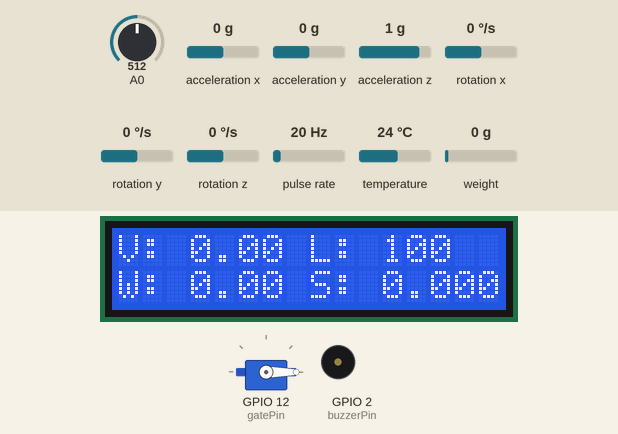
Simulated run of this sketch. Board: ESP8266 (NodeMCU). Parts: 16×2 character LCD, servo, buzzer (waves = sounding, pin HIGH). Wiring (inferred from the names in the program): pulse sensor: data GPIO 13. The inputs (shaded band) are chosen by the test bench; at power-on: acceleration x 0 g, pulse rate 20 Hz, weight on the scale 0 g, A0 = 512, acceleration y 0 g, acceleration z 1 g, rotation x 0 °/s, rotation y 0 °/s, rotation z 0 °/s, temperature 24 °C. WiFi joins after 1.5 s; servers stay silent unless stated.

Above: at 11.4 s.
11.5 s: acceleration x set to -1.4 g
At 15.2 s:
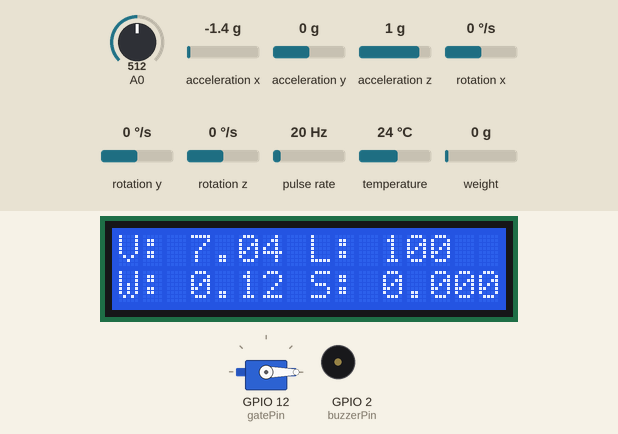
15.3 s: pulse rate (sensor on GPIO 13) set to 4 Hz
At 18.2 s:
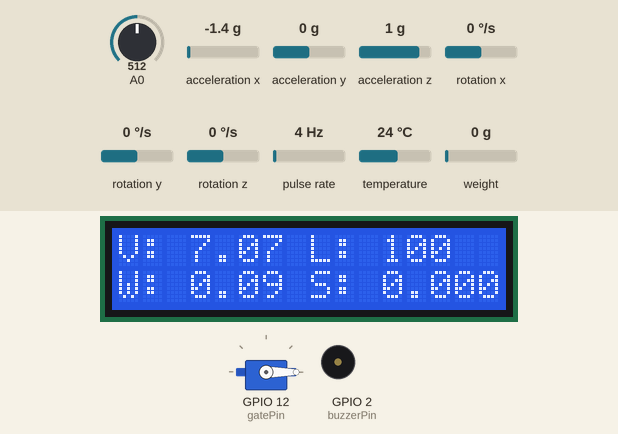
19.3 s: weight on the scale set to 100 g
At 21.1 s:
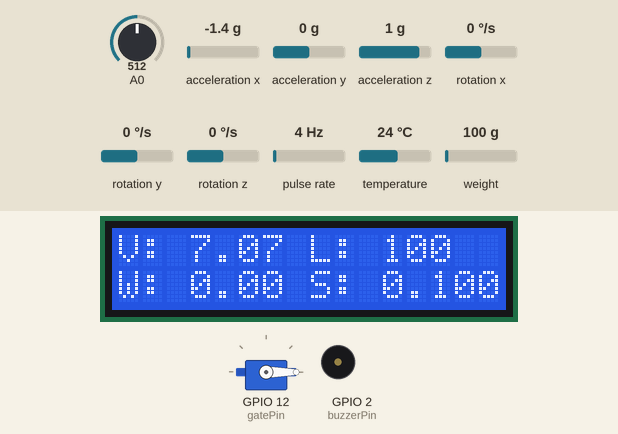
23.3 s: A0 set to 306
At 25.2 s:
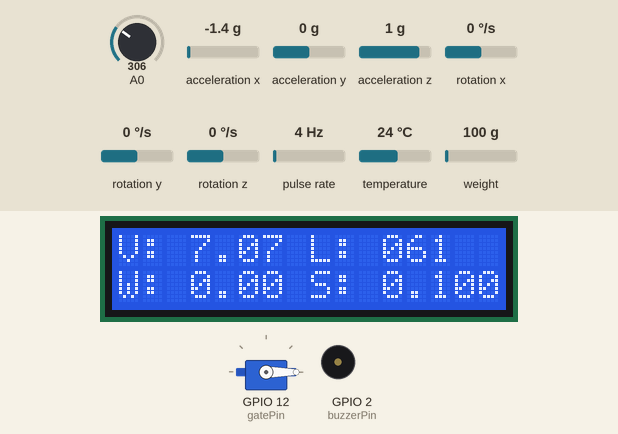
26.4 s: acceleration y set to -1.4 g
At 27.7 s:
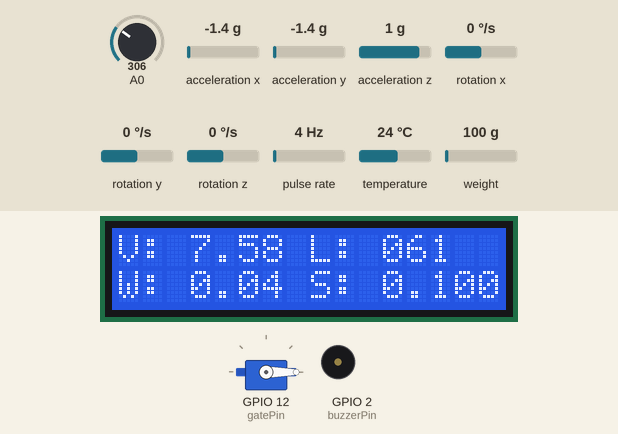
29.4 s: acceleration z set to -1.4 g
At 30.6 s:
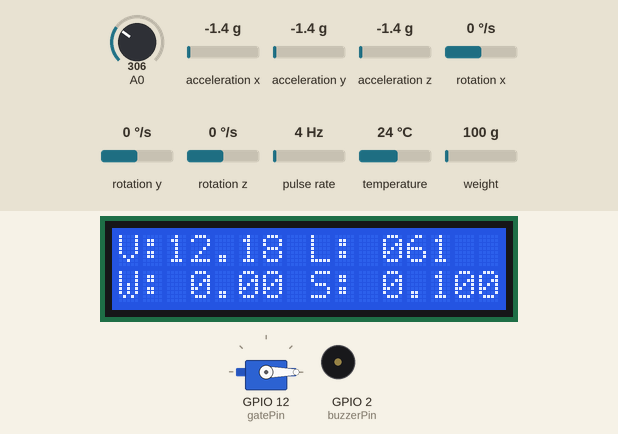
Timing chart, 0 to 32.4 s (numbered marks = the images above; inputs shaded):
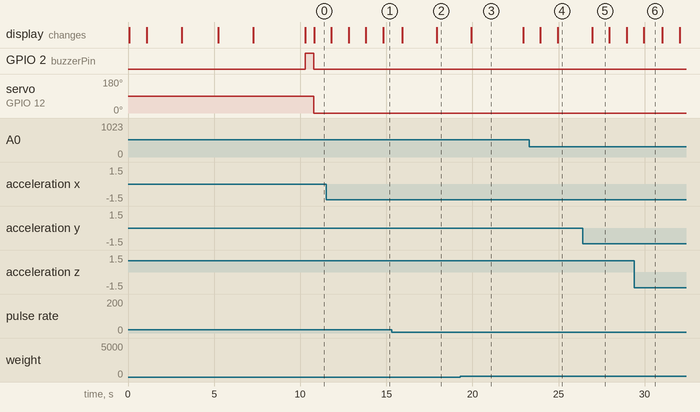

The sketch:

NMCU_AP_V1.4.ino
```cpp
/* CHANGE LOG
   1.0 PRE VER
   1.1
   -- CHANGED : VIBRATION CALCULATION REVISED TO TOTAL MAGNITUDE INSTEAD OF SINGLE AXIS
   1.2
   -- ADDED   : THING SPEAK IMPLEMENTATION
   -- ADDED   : LCD STATS
   -- ADDED   : COMMENT
   -- CHANGED : WIFI CLIENT MODE
   -- REMOVED : MODBUS SUPPORT
   1.3
   -- ADDED   : MOVING AVERAGE FOR VIBRATION
   1.4
   -- ADDED   : LOAD CELL IMPLEMENTATION
   -- ADDED   : NEW THINGSPEAK FIELD 5 FOR LOADCELL
   -- REMOVED : TEMPERATURE DISPLAY IN LCD
   -- CHANGED : LOADCELL DISPLAY IN LCD
   -- CHANGED : PINOUT BUZZER, AND WIND SENSOR
*/

#include <ThingSpeak.h>
#include <LiquidCrystal_I2C.h>
#include <Adafruit_MPU6050.h>
#include <Adafruit_Sensor.h>
#include <Wire.h>
#include <Servo.h>
#include <ESP8266WiFi.h>
#include <HX711.h>

bool printDebug = false;
long DebugLastPrintTime = 0;
long timeout;
enum ConditionStatus {
  NORMAL,
  DANGER,
};
ConditionStatus conditionStatus = NORMAL;

enum ScreenDisplay {
  INIT,
  POSTINIT,
  MPUFAIL,
  WIFIFAIL,
  SERVFAIL,
  CALIBMPU,
  CALIBCELL,
};

// USER DEFINED CONST
const float MAX_WIND = 0.25, MAX_LEVEL = 30, MAX_VIBR = 0.40, MAX_WEIGHT = 0.2, WEIGHT_HYS = 0.1;
const int WIND_HYS = 0, LEVEL_HYS = 0, VIBR_HYS = 0;
//-------------------

long lastNormalFlag, lastDangerFlag;
long lastNormalTime, lastDangerTime;

//WIFI PARAM
//ubah sesuai kebutuhan
const char *ssid = "fahmi";
const char *pass = "indonesiapusaka";

//THINGSPEAK PARAM
unsigned long chNumber = 1278883;
const char *apiKey = "9UHHAHLE6R1U07XA";
WiFiClient _wifiClient;
long lastPushTime;

//ACCELERO PARAM
float normVibration, normTemperature;
float accelGravityCompensator = 0;
float MMA_VIBR_SUM, MMA_VIBR_AVER;
Adafruit_MPU6050 mpu;

//WIND SPEED PARAM
float MMA_TACH_SUM, MMA_TACH_AVER;
const uint16_t PULSE_MINIMUM = 18;
const uint8_t PULSE_PER_REV = 18;
const float DISTANCE_PER_REV = 0.1257;
const byte RPM_MMA_SAMPLING_DATA_COUNT = 2;
volatile int TOTAL_PULSE = 0;
float normWindSpeed;
long timeold;
const uint8_t windPin = 13; //D7
volatile uint32_t lastMicros;

//WATER LEVEL PARAM
int normWaterLevel;
long lastAnalogReadTime = 0;

//LOAD CELLL PARAM
HX711 scale;
const uint8_t dataPin = 14; //d5
const uint8_t clockPin = 0; //d3
float normLoad;
const int SCALE_FACTOR = 400811.111f;
long LoadlastUpdateTime;

//SERVO PARAM
Servo gateControl;
const byte gatePin = 12; //D6

//LCD PARAM
LiquidCrystal_I2C lcd(0x27, 16, 2);
const int updateInterval = 1000;
long LCDlastUpdateTime;

//buzzer param
const byte buzzerPin = 2; //D4

//fungsi interupt untuk mencatat pulse anemometer
ICACHE_RAM_ATTR void rpmFun() {
  if (micros() - lastMicros > 500) {
    TOTAL_PULSE++;
    lastMicros = micros();
  }
}

void setup() {
  lcd.init();
  lcd.backlight();
  Serial.begin(115200);

  WiFi.begin(ssid, pass);
  /* proses koneksi ke wifi, timeout 10 detik
     jika gagal tampilkan pesan wifi gagal di lcd
  */
  timeout = millis();
  while (WiFi.status() != WL_CONNECTED) {
    delay(1000);
    initLCD(INIT);
    if (millis() - timeout >= 10000) {
      lcd.clear();
      while (1) initLCD(WIFIFAIL);
    }
  }
  //inisialisasi sensor vibrasi, jika gagal tampilkan pesan mpu fail di lcd
  while (!mpu.begin()) {
    initLCD(MPUFAIL);
    delay(1000);
  }

  //tampilkan pesan proses kalibrasi di lcd
  initLCD(CALIBMPU);
  calibrateVibration();

  initLCD(CALIBCELL);
  scale.begin(dataPin, clockPin);
  calibrateLoadcell();

  //koneksi ke thingspeak, timeot 10 dtk, jika gagal tampilkan pesan server fail di lcd
  timeout = millis();
  while (!ThingSpeak.begin(_wifiClient)) {
    if (millis() - timeout >= 10000) {
      lcd.clear();
      while (1) initLCD(SERVFAIL);
    }
  }

  //tampilkan variabel ukur di lcd
  initLCD(POSTINIT);

  pinMode(buzzerPin, OUTPUT);
  digitalWrite(buzzerPin, HIGH);

  mpu.setAccelerometerRange(MPU6050_RANGE_2_G);
  mpu.setFilterBandwidth(MPU6050_BAND_21_HZ);

  attachInterrupt(digitalPinToInterrupt(windPin), rpmFun, FALLING);
  gateControl.attach(gatePin);
}

void loop() {
  getSensorValue();
  // logic untuk menentukan status danger atau normal
  if (normWindSpeed > MAX_WIND + WIND_HYS  ||
      normWaterLevel > MAX_LEVEL + LEVEL_HYS ||
      normVibration > MAX_VIBR + VIBR_HYS ||
      normLoad > MAX_WEIGHT + WEIGHT_HYS) {
    conditionStatus = DANGER;
  }
  else if (normWindSpeed < MAX_WIND - WIND_HYS  ||
           normWaterLevel < MAX_LEVEL - LEVEL_HYS ||
           normVibration < MAX_VIBR - VIBR_HYS ||
           normLoad < MAX_WEIGHT - WEIGHT_HYS) {
    conditionStatus = NORMAL;
  }

  //setelah logic ditentukan, tutup palang dan bunyikan alarm jika danger
  switch (conditionStatus) {
    case NORMAL:
      lastNormalTime = millis();
      //buka palang dan matikan alarm pada saat keadaan sudah normal minimal 5 dtk
      if (lastNormalTime - lastDangerFlag >= 3000) {
        gateControl.write(90);
        digitalWrite(buzzerPin, HIGH);
      }
      lastNormalFlag = millis();
      break;
    case DANGER:
      lastDangerTime = millis();
      //tutup palang dan nyalakan alarm pada saat keadaan sudah normal minimal 5 dtk
      if (lastDangerTime - lastNormalFlag >= 3000) {
        gateControl.write(0);
        digitalWrite(buzzerPin, LOW);
      }
      lastDangerFlag = millis();
      break;
  }
//  push data ke thing speak, setiap 20 dtk
    if (millis() - lastPushTime >= 15100) {
      lastPushTime = millis();
      ThingSpeak.setField(1, normLoad);
      ThingSpeak.setField(2, normVibration);
      ThingSpeak.setField(3, normWaterLevel);
      ThingSpeak.setField(4, normWindSpeed);
      ThingSpeak.setField(5, normTemperature);

      //jika gagal push data, tampilkan tanda seru di lcd.
      //hapus tanda seru, jika push selanjutnya berhasil
      if (ThingSpeak.writeFields(chNumber, apiKey) != 200) {
        lcd.setCursor(15, 0);
        lcd.print("!");
      } else {
        lcd.setCursor(15, 0);
        lcd.print(" ");
      }
    }
  //untuk debug, print nilai sensor jika ada serial msg 'p'.
  if (Serial.available() > 0) {
    char a = Serial.read();
    if ( a == 'p' ) printDebug = true;
    else printDebug = false;
  }
  //update tampilan lcd setiap 1 dtk
  if ((millis() - LCDlastUpdateTime) >= updateInterval) {
    LCDlastUpdateTime = millis();
    char buf[6] = "";
    dtostrf(normVibration, 5, 2, buf);
    lcd.setCursor(2, 0); lcd.print(buf);
    sprintf(buf, "%03i", normWaterLevel);
    lcd.setCursor(11, 0); lcd.print(buf);
    dtostrf(normWindSpeed, 5, 2, buf);
    lcd.setCursor(2, 1); lcd.print(buf);
    dtostrf(normLoad, 4, 3, buf);
    lcd.setCursor(11, 1); lcd.print(buf);
  }
  // debug print setiap 1 dtk jika true
  if (printDebug && millis() - DebugLastPrintTime >= 1000) {
    DebugLastPrintTime = millis();
    Serial.print(normVibration); Serial.print(" ");
    Serial.print(normTemperature); Serial.print(" ");
    Serial.print(normWindSpeed); Serial.print(" ");
    Serial.print(normWaterLevel); Serial.print(" ");
    Serial.print(normLoad); Serial.print(" ");
    Serial.print(conditionStatus); Serial.println();
  }
}

void getSensorValue() {
  // vibration
  sensors_event_t a, g, temp;
  mpu.getEvent(&a, &g, &temp);
  //perhitungan magnitudo akselerasi total di sumbu xyz
  float tempVibration = fabs(sqrt(a.acceleration.x * a.acceleration.x + a.acceleration.y * a.acceleration.y + a.acceleration.z * a.acceleration.z) - accelGravityCompensator);
  MMA_VIBR_SUM -= MMA_VIBR_AVER;
  MMA_VIBR_SUM += tempVibration;
  MMA_VIBR_AVER = MMA_VIBR_SUM / 100;
  normVibration = MMA_VIBR_AVER;
  normTemperature = temp.temperature;

  //wind speed
  //apabila setiap 2 dtk tidak ada pulse yg diterima dari sensor angin
  //reset kecepatan angin ke 0
  if (millis() - timeold >= 2000) normWindSpeed = 0;
  //logic untuk menghitung kecepatan angin
  if (TOTAL_PULSE >= PULSE_MINIMUM) {
    double totalTime = (double)(millis() - timeold) / 1000;
    float revPerPulse = (float) TOTAL_PULSE / PULSE_PER_REV;
    //filter moving average, untuk menghaluskan hasil perhitungan kecepatan angin
    MMA_TACH_SUM -= MMA_TACH_AVER;
    MMA_TACH_SUM += (revPerPulse / totalTime);
    MMA_TACH_AVER = MMA_TACH_SUM / RPM_MMA_SAMPLING_DATA_COUNT;
    TOTAL_PULSE = 0;
    timeold = millis();
    normWindSpeed = MMA_TACH_AVER * DISTANCE_PER_REV;
  }

  //water level
  //lakukan pengukuran water level setiap 1 dtk
  if (millis() - lastAnalogReadTime >= 1000) {
    lastAnalogReadTime = millis();
    // mapping pembacaan analog dari 0-1024 ke 0 sampai 100 persen
    normWaterLevel = map(analogRead(A0), 0, 500, 0, 100);
    //normWaterLevel = analogRead(A0);
    if (normWaterLevel > 100) normWaterLevel = 100;
  }

  //loadcell
  //lakukan pengukuran berat setiap 1 dtk
  if (millis() - LoadlastUpdateTime >= 1000) {
    LoadlastUpdateTime = millis();
    if (scale.wait_ready_timeout(1000)) normLoad = fabs(scale.get_units(5));
    else normLoad = 0;
  }
}

void calibrateVibration() {
  //untuk kalibrasi
  float calibrationBuffer = 0;
  for (int i = 0; i < 50; i++) {
    sensors_event_t a, g, temp;
    mpu.getEvent(&a, &g, &temp);
    calibrationBuffer += sqrt(a.acceleration.x * a.acceleration.x + a.acceleration.y * a.acceleration.y + a.acceleration.z * a.acceleration.z);
  }
  accelGravityCompensator = calibrationBuffer / 50;
  delay(2000);
}

void calibrateLoadcell() {
  //tera loadcell
  scale.set_scale(SCALE_FACTOR);
  delay(1000);
  scale.tare(10);
}

void initLCD(ScreenDisplay stat) {
  switch (stat) {
    case INIT:
      lcd.setCursor(0, 0);
      lcd.print("INITIALIZE");
      lcd.setCursor(0, 1);
      lcd.print("CONNECTING..");
      delay(2000);
      break;
    case WIFIFAIL:
      lcd.setCursor(0, 0);
      lcd.print("WIFI FAULT ");
      lcd.setCursor(0, 1);
      lcd.print("FAIL TO CONNECT");
      break;
    case MPUFAIL:
      lcd.setCursor(0, 0);
      lcd.print("MPU FAULT ");
      lcd.setCursor(0, 1);
      lcd.print("VIB SENSOR FAIL");
      break;
    case CALIBMPU:
      lcd.setCursor(0, 0);
      lcd.print("INITIALIZE");
      lcd.setCursor(0, 1);
      lcd.print("CALIBRATING MPU");
      break;
    case CALIBCELL:
      lcd.setCursor(0, 0);
      lcd.print("INITIALIZE");
      lcd.setCursor(0, 1);
      lcd.print("CALIBRATING CELL");
      break;
    case SERVFAIL:
      lcd.setCursor(0, 0);
      lcd.print("SERVER FAULT");
      lcd.setCursor(0, 1);
      lcd.print("FAIL TO CONNECT");
      break;
    case POSTINIT:
      lcd.clear();
      lcd.setCursor(0, 0);
      lcd.print("IP ADDR :");
      lcd.setCursor(0, 1);
      lcd.print(WiFi.localIP());
      delay(3000);
      lcd.clear();
      lcd.setCursor(0, 0); lcd.print("V:"); //2-6
      lcd.setCursor(8, 0); lcd.print("L:"); //10-12
      lcd.setCursor(0, 1); lcd.print("W:"); //2-6
      lcd.setCursor(8, 1); lcd.print("S:"); //10-13
      break;
  }
}
```

Measured:
- after the input at 23.3 s, the display: first changes after 0.64 s (image 4 shows a later state)
- after the input at 26.4 s, the display: changes after 0.55 s (image 5)
- what the display in image 3 shows lasts 3.0 s, from 19.9 s to 22.9 s
- what the display in image 5 shows lasts 1.1 s, from 26.9 s to 28.0 s
- what the display in image 6 shows lasts 1.0 s, from 30.0 s to 31.0 s
